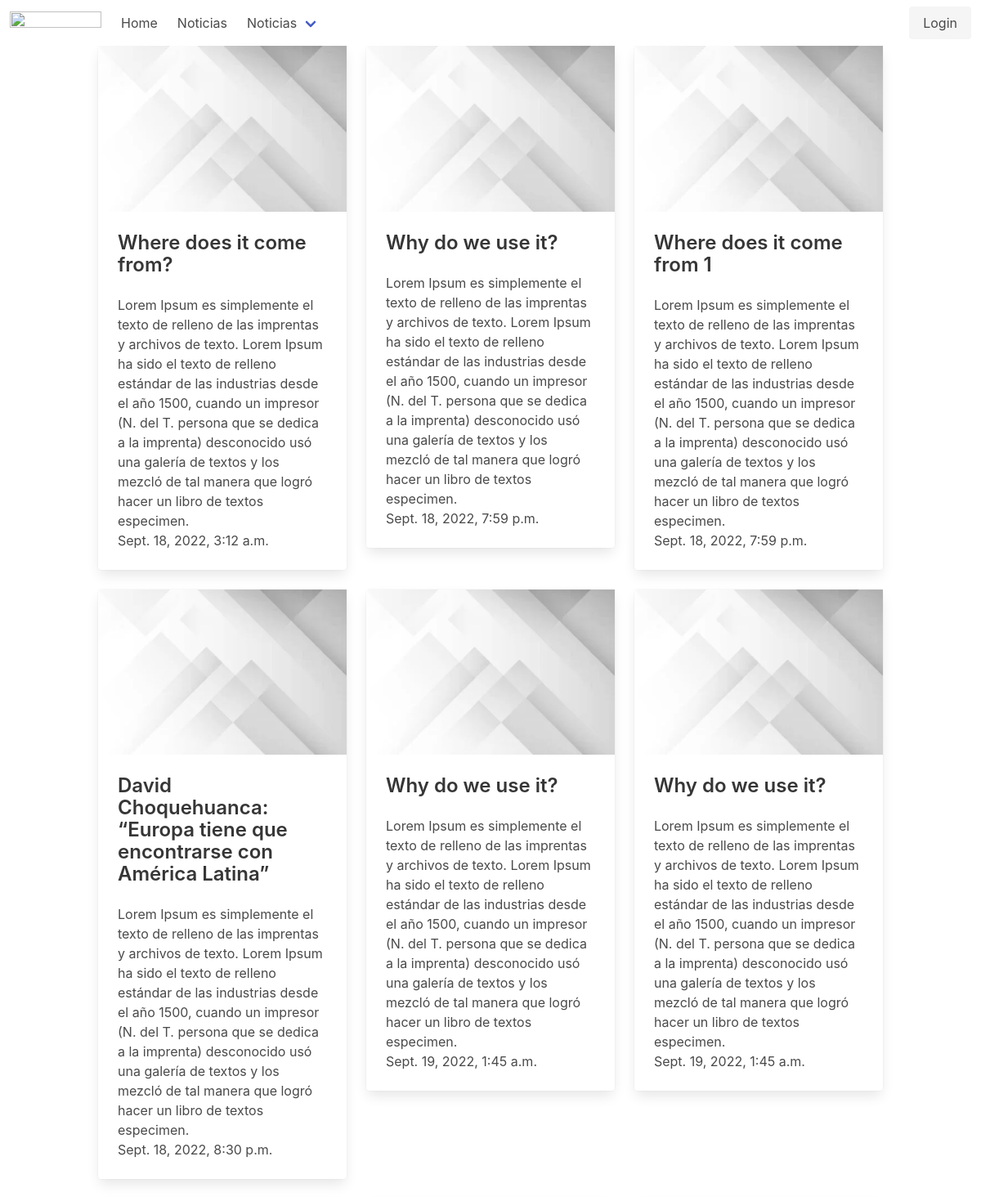
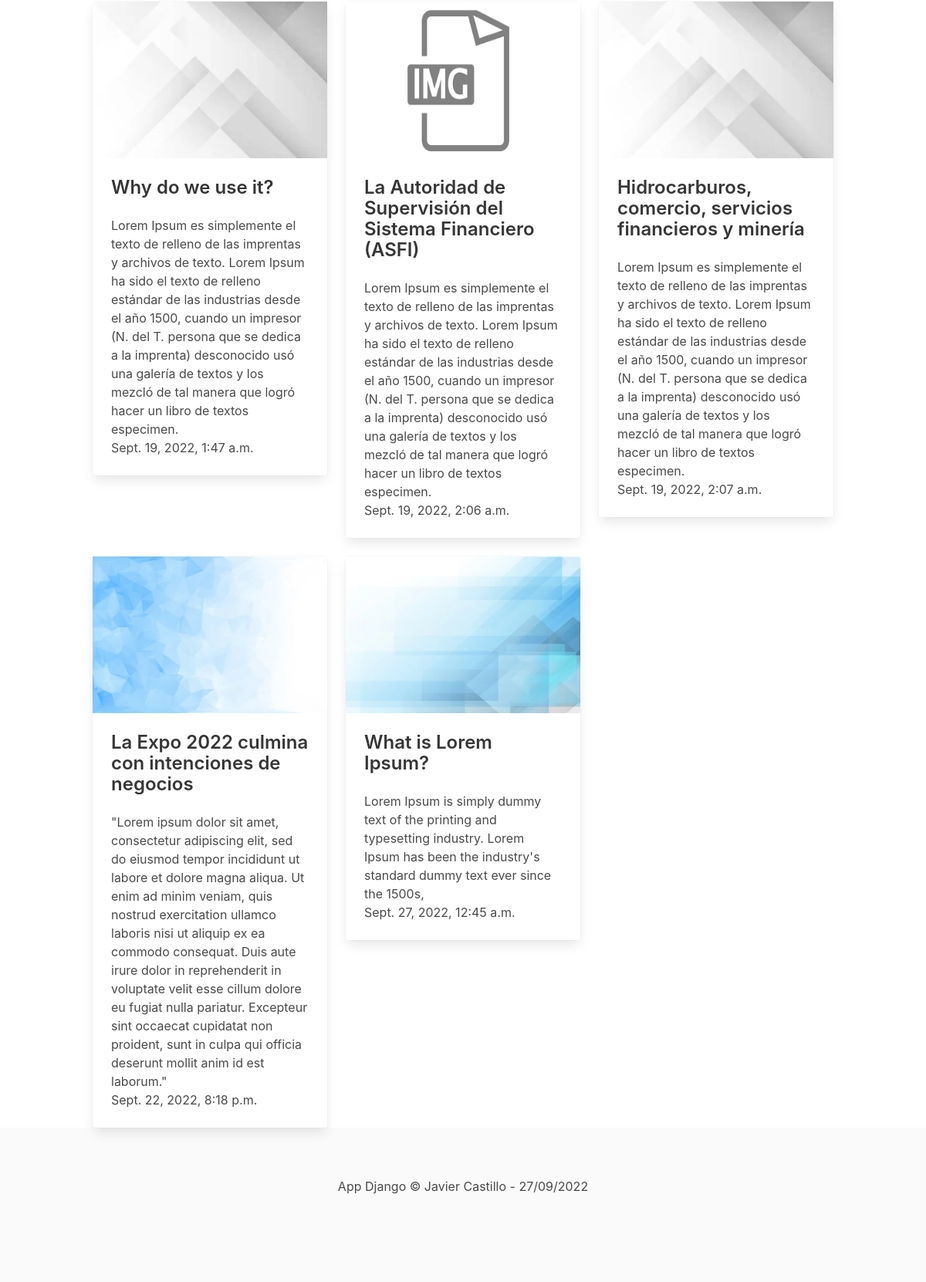
The page / on the database its author committed (2 pictures, top to bottom).
### DemoApp/models.py (models this page shows, shortened)
class Noticia(models.Model):
    title = models.CharField(max_length=200,verbose_name ="Titulo")
    category = models.CharField(max_length=150,verbose_name ="Categoria")
    content = models.TextField(verbose_name ="Contenido")
    image =models.ImageField(default='null',verbose_name ="Imagen",upload_to="noticias")
    public = models.BooleanField(verbose_name ="Publicado")
    created_at = models.DateTimeField(auto_now_add=True,verbose_name ="Creado")
    update_at = models.DateTimeField(auto_now=True,verbose_name ="Editado")
    class Meta:
            verbose_name ="Noticia"
            verbose_name_plural ="Noticias"
            ordering =['-created_at']

### DemoApp/views.py (the view)
# urls.py: path('', views.index, name="index"),
def index(request):
    noticias =Noticia.objects.order_by('id')
    return render(request,'index.html',{
        'noticias':noticias
    })

### DemoApp/templates/index.html (shortened to what this page needs)
{% extends 'layout.html' %}
{% block content %}
<div class="columns is-flex-wrap-wrap">
    {% for noticia in noticias %}
    <div class="column is-one-third">
      <div class="card">
        <figure class="image image image is-3by2">
          <img src="{{noticia.image.url}}"/>
        </figure>
        <div class="card-content">
          <div class="content">
              <p class="title is-4">{{noticia.title}}</p>
          </div>
          <div class="content">
            {{noticia.content}}
            <br />
            <time datetime="2016-1-1">{{noticia.created_at}}</time>
          </div>
        </div>
      </div>
    </div>
    {% endfor %}
  </div>
{% endblock %}

### DemoApp/templates/layout.html (shortened to what this page needs)
<!DOCTYPE html>
<html lang="en">
  <head>
    <link rel="stylesheet" href="https://cdn.jsdelivr.net/npm/bulma@0.9.4/css/bulma.min.css">
  </head>
  <body>
    <nav class="navbar" role="navigation" aria-label="main navigation">
        <div class="navbar-brand">
          <a class="navbar-item" href="#">
            <img src="https://bulma.io/images/bulma-logo.png" width="112" height="28">
          </a>
        </div>
        <div id="navbarBasicExample" class="navbar-menu">
          <div class="navbar-start">
            <a class="navbar-item" href="{% url 'index' %}">Home</a>
            <a class="navbar-item" href="{% url 'noticias' %}">Noticias</a>
            <div class="navbar-item has-dropdown is-hoverable">
              <a class="navbar-link">
                Noticias
              </a>
            </div>
          </div>
          <div class="navbar-end">
            <div class="navbar-item">
              <div class="buttons">
                <a class="button is-light" href="http://localhost:8000/admin/" target="_blank">
                  Login
                </a>
              </div>
            </div>
          </div>
        </div>
      </nav>
      <div class="container">
        {% block content %}{% endblock %}
      </div>
      <footer class="footer">
        <div class="content has-text-centered">
          <p>
            <p>App Django &copy; Javier Castillo - {% now "d/m/Y" %} </p>
          </p>
        </div>
      </footer>
  </body>
</html>

### rows shown on the page
Noticia: image (picture), title "Where does it come from?", content "Lorem Ipsum es simplemente el texto de relleno de las imprentas y archivos de texto. Lorem Ipsum ha sido el texto de relleno estándar de las industrias desde el año 1500, cuando un impresor (N. del T. persona que se dedica a la imprenta) desconocido usó una galería de textos y los mezcló de tal manera que logró hacer un libro de textos especimen.", created_at "Sept. 18, 2022, 3:12 a.m."
Noticia: image (picture), title "Why do we use it?", content "Lorem Ipsum es simplemente el texto de relleno de las imprentas y archivos de texto. Lorem Ipsum ha sido el texto de relleno estándar de las industrias desde el año 1500, cuando un impresor (N. del T. persona que se dedica a la imprenta) desconocido usó una galería de textos y los mezcló de tal manera que logró hacer un libro de textos especimen.", created_at "Sept. 18, 2022, 7:59 p.m."
Noticia: image (picture), title "Where does it come from 1", content "Lorem Ipsum es simplemente el texto de relleno de las imprentas y archivos de texto. Lorem Ipsum ha sido el texto de relleno estándar de las industrias desde el año 1500, cuando un impresor (N. del T. persona que se dedica a la imprenta) desconocido usó una galería de textos y los mezcló de tal manera que logró hacer un libro de textos especimen.", created_at "Sept. 18, 2022, 7:59 p.m."
Noticia: image (picture), title "David Choquehuanca: “Europa tiene que encontrarse con América Latina”", content "Lorem Ipsum es simplemente el texto de relleno de las imprentas y archivos de texto. Lorem Ipsum ha sido el texto de relleno estándar de las industrias desde el año 1500, cuando un impresor (N. del T. persona que se dedica a la imprenta) desconocido usó una galería de textos y los mezcló de tal manera que logró hacer un libro de textos especimen.", created_at "Sept. 18, 2022, 8:30 p.m."
Noticia: image (picture), title "Why do we use it?", content "Lorem Ipsum es simplemente el texto de relleno de las imprentas y archivos de texto. Lorem Ipsum ha sido el texto de relleno estándar de las industrias desde el año 1500, cuando un impresor (N. del T. persona que se dedica a la imprenta) desconocido usó una galería de textos y los mezcló de tal manera que logró hacer un libro de textos especimen.", created_at "Sept. 19, 2022, 1:45 a.m."
Noticia: image (picture), title "Why do we use it?", content "Lorem Ipsum es simplemente el texto de relleno de las imprentas y archivos de texto. Lorem Ipsum ha sido el texto de relleno estándar de las industrias desde el año 1500, cuando un impresor (N. del T. persona que se dedica a la imprenta) desconocido usó una galería de textos y los mezcló de tal manera que logró hacer un libro de textos especimen.", created_at "Sept. 19, 2022, 1:45 a.m."
Noticia: image (picture), title "Why do we use it?", content "Lorem Ipsum es simplemente el texto de relleno de las imprentas y archivos de texto. Lorem Ipsum ha sido el texto de relleno estándar de las industrias desde el año 1500, cuando un impresor (N. del T. persona que se dedica a la imprenta) desconocido usó una galería de textos y los mezcló de tal manera que logró hacer un libro de textos especimen.", created_at "Sept. 19, 2022, 1:47 a.m."
Noticia: image (picture), title "La Autoridad de Supervisión del Sistema Financiero (ASFI)", content "Lorem Ipsum es simplemente el texto de relleno de las imprentas y archivos de texto. Lorem Ipsum ha sido el texto de relleno estándar de las industrias desde el año 1500, cuando un impresor (N. del T. persona que se dedica a la imprenta) desconocido usó una galería de textos y los mezcló de tal manera que logró hacer un libro de textos especimen.", created_at "Sept. 19, 2022, 2:06 a.m."
Noticia: image (picture), title "Hidrocarburos, comercio, servicios financieros y minería", content "Lorem Ipsum es simplemente el texto de relleno de las imprentas y archivos de texto. Lorem Ipsum ha sido el texto de relleno estándar de las industrias desde el año 1500, cuando un impresor (N. del T. persona que se dedica a la imprenta) desconocido usó una galería de textos y los mezcló de tal manera que logró hacer un libro de textos especimen.", created_at "Sept. 19, 2022, 2:07 a.m."
Noticia: image (picture), title "La Expo 2022 culmina con intenciones de negocios", content "\"Lorem ipsum dolor sit amet, consectetur adipiscing elit, sed do eiusmod tempor incididunt ut labore et dolore magna aliqua. Ut enim ad minim veniam, quis nostrud exercitation ullamco laboris nisi ut aliquip ex ea commodo consequat. Duis aute irure dolor in reprehenderit in voluptate velit esse cillum dolore eu fugiat nulla pariatur. Excepteur sint occaecat cupidatat non proident, sunt in culpa qui officia deserunt mollit anim id est laborum.\"", created_at "Sept. 22, 2022, 8:18 p.m."
Noticia: image (picture), title "What is Lorem Ipsum?", content "Lorem Ipsum is simply dummy text of the printing and typesetting industry. Lorem Ipsum has been the industry's standard dummy text ever since the 1500s,", created_at "Sept. 27, 2022, 12:45 a.m."
